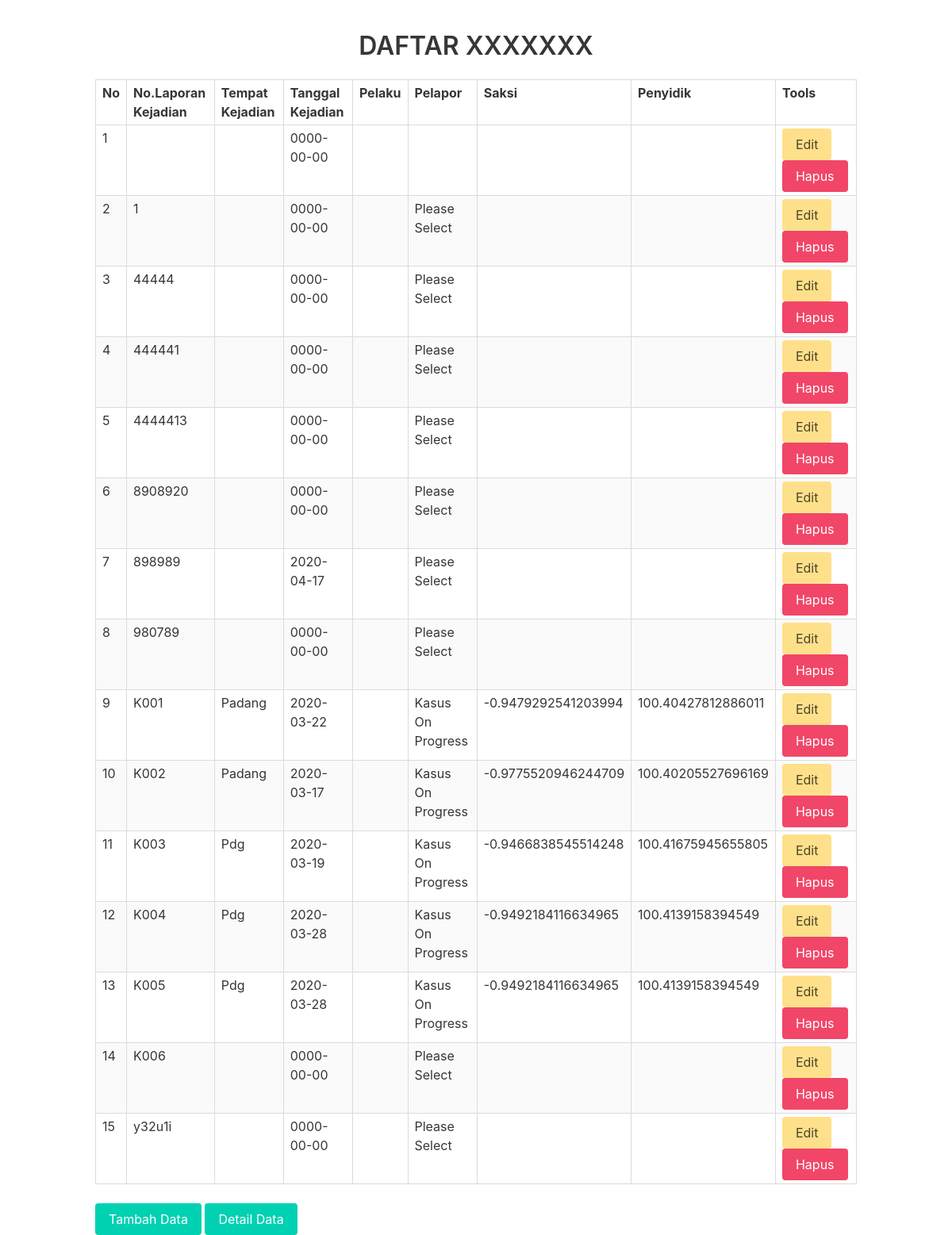
The app's page /view/halamandetail.php with its own data.
### tables this page shows
CREATE TABLE `laporan` (
  `no_lapkejadian` varchar(11) NOT NULL,
  `tempat_kejadian` text NOT NULL,
  `tgl_kejadian` date NOT NULL,
  `penanganan` text NOT NULL,
  `status_kejadian` text NOT NULL,
  `latitude` varchar(50) NOT NULL,
  `longitude` varchar(50) NOT NULL
);

### model/fungsi.php (called while the page is built, shortened)
<?php
  $conn = mysqli_connect("localhost","root","","dbkepolisian")or die(mysqli_error());;
    function lihat($query)
    {
        global $conn;
        $hasil = mysqli_query($conn,$query);
        $tampungData = [];
        while ( $data = mysqli_fetch_assoc($hasil) ) {
            $tampungData[] = $data;
        }
        return $tampungData;
    }
?>

### controller/lihat.php (called while the page is built)
<?php
    require '../model/fungsi.php';
    $laporan = lihat("SELECT * FROM laporan ");
?>

### view/halamandetail.php (the view, shortened to what this page needs)
<!DOCTYPE html>
<html lang="">
    <head>
        <link rel="stylesheet" href="https://cdnjs.cloudflare.com/ajax/libs/bulma/0.4.0/css/bulma.css"/>
    </head>
    <body>
    <h1 class="title" align="center" style="margin-top: 40px;">DAFTAR XXXXXXX</h1>
    <div class="container">
        <table class="table is-bordered is-striped is-narrow is-hoverable is-fullwidth">
            <thead>
                <tr>
                    <th>No</th>
                    <th>No.Laporan Kejadian</th>
                    <th>Tempat Kejadian</th>
                    <th>Tanggal Kejadian</th>
                    <th>Pelaku</th>
                    <th>Pelapor</th>
                    <th>Saksi</th>
                    <th>Penyidik</th>
                    <th>Tools</th>
                </tr>
            </thead>
            <tbody>
                 <?php
                       include '../controller/lihat.php';
                       $no=1;
                 ?>
            <?php foreach($laporan as $row) :?>
                <tr>
                    <td><?php echo $no;?></td>
                    <td><?php echo $row["no_lapkejadian"]; ?></td>
                    <td><?php echo $row["tempat_kejadian"]; ?></td>
                    <td><?php echo $row["tgl_kejadian"]; ?></td>
                    <td><?php echo $row["nama"]; ?></td>
                    <td><?php echo $row["status_kejadian"]; ?></td>
                    <td><?php echo $row["latitude"]; ?></td>
                    <td><?php echo $row["longitude"]; ?></td>
                    <td>
                        <a href="../view/halamanedit.php?id=<?php echo $row["no_lapkejadian"] ?>"class="button is-warning">Edit</a>
                        <a href="../controller/hapus.php?id=<?php echo $row["no_lapkejadian"] ?>"class="button is-danger">Hapus</a>
                    </td>
                </tr>
            <?php $no++; ?>
            <?php endforeach;?>
            </tbody>
        </table>
        <a class="button is-primary" href="tambahlaporan.php">Tambah Data</a>
        <a class="button is-primary" href="halamandetail.php">Detail Data</a>
    </div>
    </body>
</html>

### records on screen
laporan: tgl_kejadian "0000-00-00"
laporan: no_lapkejadian "1", tgl_kejadian "0000-00-00", status_kejadian "Please Select"
laporan: no_lapkejadian "44444", tgl_kejadian "0000-00-00", status_kejadian "Please Select"
laporan: no_lapkejadian "444441", tgl_kejadian "0000-00-00", status_kejadian "Please Select"
laporan: no_lapkejadian "4444413", tgl_kejadian "0000-00-00", status_kejadian "Please Select"
laporan: no_lapkejadian "8908920", tgl_kejadian "0000-00-00", status_kejadian "Please Select"
laporan: no_lapkejadian "898989", tgl_kejadian "2020-04-17", status_kejadian "Please Select"
laporan: no_lapkejadian "980789", tgl_kejadian "0000-00-00", status_kejadian "Please Select"
laporan: no_lapkejadian "K001", tempat_kejadian "Padang", tgl_kejadian "2020-03-22", status_kejadian "Kasus On Progress", latitude "-0.9479292541203994", longitude "100.40427812886011"
laporan: no_lapkejadian "K002", tempat_kejadian "Padang", tgl_kejadian "2020-03-17", status_kejadian "Kasus On Progress", latitude "-0.9775520946244709", longitude "100.40205527696169"
laporan: no_lapkejadian "K003", tempat_kejadian "Pdg", tgl_kejadian "2020-03-19", status_kejadian "Kasus On Progress", latitude "-0.9466838545514248", longitude "100.41675945655805"
laporan: no_lapkejadian "K004", tempat_kejadian "Pdg", tgl_kejadian "2020-03-28", status_kejadian "Kasus On Progress", latitude "-0.9492184116634965", longitude "100.4139158394549"
laporan: no_lapkejadian "K005", tempat_kejadian "Pdg", tgl_kejadian "2020-03-28", status_kejadian "Kasus On Progress", latitude "-0.9492184116634965", longitude "100.4139158394549"
laporan: no_lapkejadian "K006", tgl_kejadian "0000-00-00", status_kejadian "Please Select"
laporan: no_lapkejadian "y32u1i", tgl_kejadian "0000-00-00", status_kejadian "Please Select"
